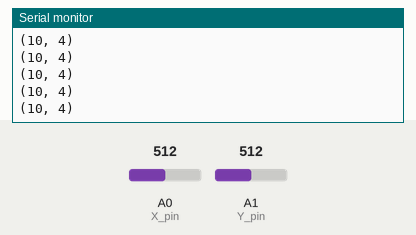
Simulated run of this sketch. Board: Arduino Uno, built with avr-gcc and run on an emulated ATmega328P. Shown: the last lines printed to the serial monitor. Inputs (shaded band) come from the test bench; at power-on: A0 (X_pin) = 512, A1 (Y_pin) = 512.

Above: at 1.2 s.
1.3 s: A0 (X_pin) set to 716
At 1.8 s:
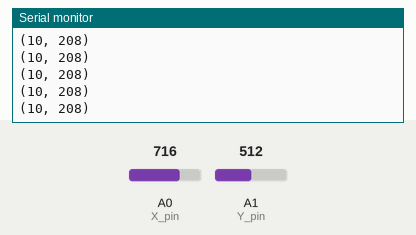
2.8 s: A1 (Y_pin) set to 716
At 3.8 s:
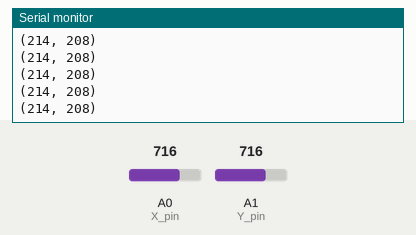
4.3 s: A0 (X_pin) set to 900
At 4.9 s:
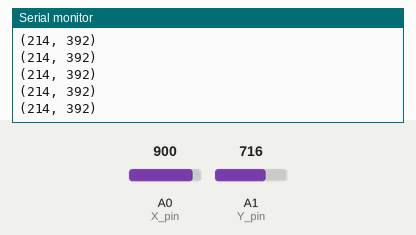
5.8 s: A1 (Y_pin) set to 900
At 6.6 s:
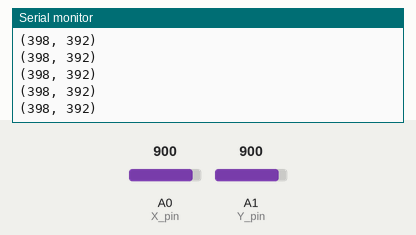
Timing chart, 0 to 8.3 s (numbered marks = the images above; inputs shaded):
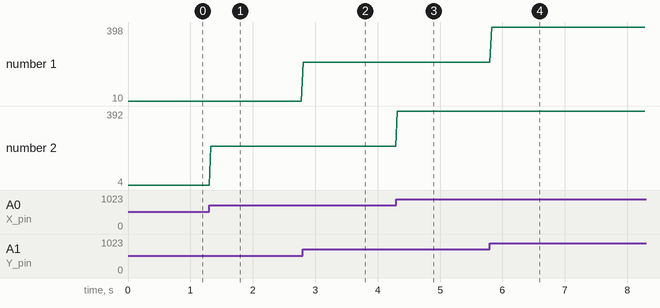

Measured:
- after the input at 1.3 s, the serial monitor: prints a new line at once (image 1)
- after the input at 2.8 s, the serial monitor: prints a new line at once (image 2)
- after the input at 4.3 s, the serial monitor: prints a new line at once (image 3)
- after the input at 5.8 s, the serial monitor: prints a new line at once (image 4)
- plotted number 1: 10 → 214 after the input at 2.8 s, 214 → 398 after the input at 5.8 s
- plotted number 2: 4 → 208 after the input at 1.3 s, 208 → 392 after the input at 4.3 s

The sketch:

joystick.ino
```cpp
// Arduino pin numbers
// const int SW_pin = 2; // digital pin connected to switch output
const int X_pin = 0; // analog pin connected to X output
const int Y_pin = 1; // analog pin connected to Y output

void setup() {
//  pinMode(SW_pin, INPUT);
//  digitalWrite(SW_pin, HIGH);
  Serial.print("Setup complete");
  Serial.begin(115200);
}

void loop() {
//  Serial.print("Switch:  ");
//  Serial.print(digitalRead(SW_pin));
//  Serial.print("\n");
  Serial.print("(");
  Serial.print(analogRead(Y_pin) - 502);
  Serial.print(", ");
  Serial.print(analogRead(X_pin) - 508);
  Serial.print(")\n");
  delay(25);
}
```
